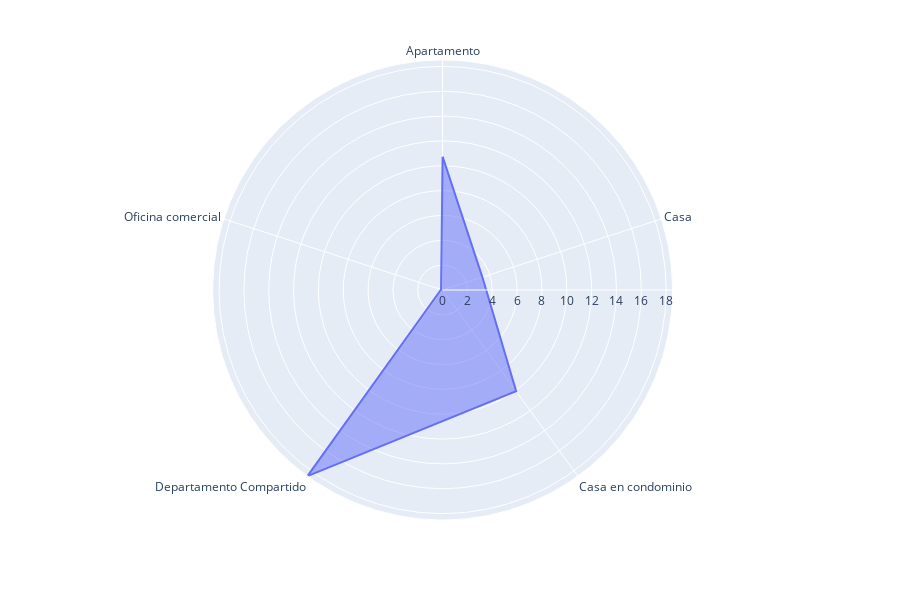

The notebook cell saved with this chart:
### Code cell
print("Usosmultiples por tipo de propiedad")
fig = go.Figure()
df = pd.DataFrame(dict(
    r=amenitiesPorPropiedad.loc['usosmultiples'],
    theta=amenitiesPorPropiedad.columns))
fig = px.line_polar(df, r='r', theta='theta', line_close=True)
fig.update_traces(fill='toself')
fig.show()

### Figure 1 — Plotly figure (JSON) as saved in the notebook; plotly's stock layout.template omitted (floating-point values rounded to 4 significant figures)
{"data": [{"fill": "toself", "hoverlabel": {"namelength": 0}, "hovertemplate": "r=%{r}<br>theta=%{theta}", "legendgroup": "", "line": {"color": "#636efa", "dash": "solid"}, "mode": "lines", "name": "", "r": [10.74, 3.365, 10.07, 18.52, 0.1291, 10.74], "showlegend": false, "subplot": "polar", "theta": ["Apartamento", "Casa", "Casa en condominio", "Departamento Compartido", "Oficina comercial", "Apartamento"], "type": "scatterpolar"}], "layout": {"height": 600, "legend": {"tracegroupgap": 0}, "margin": {"t": 60}, "polar": {"angularaxis": {"direction": "clockwise", "rotation": 90}, "domain": {"x": [0, 0.98], "y": [0, 1]}}}}
